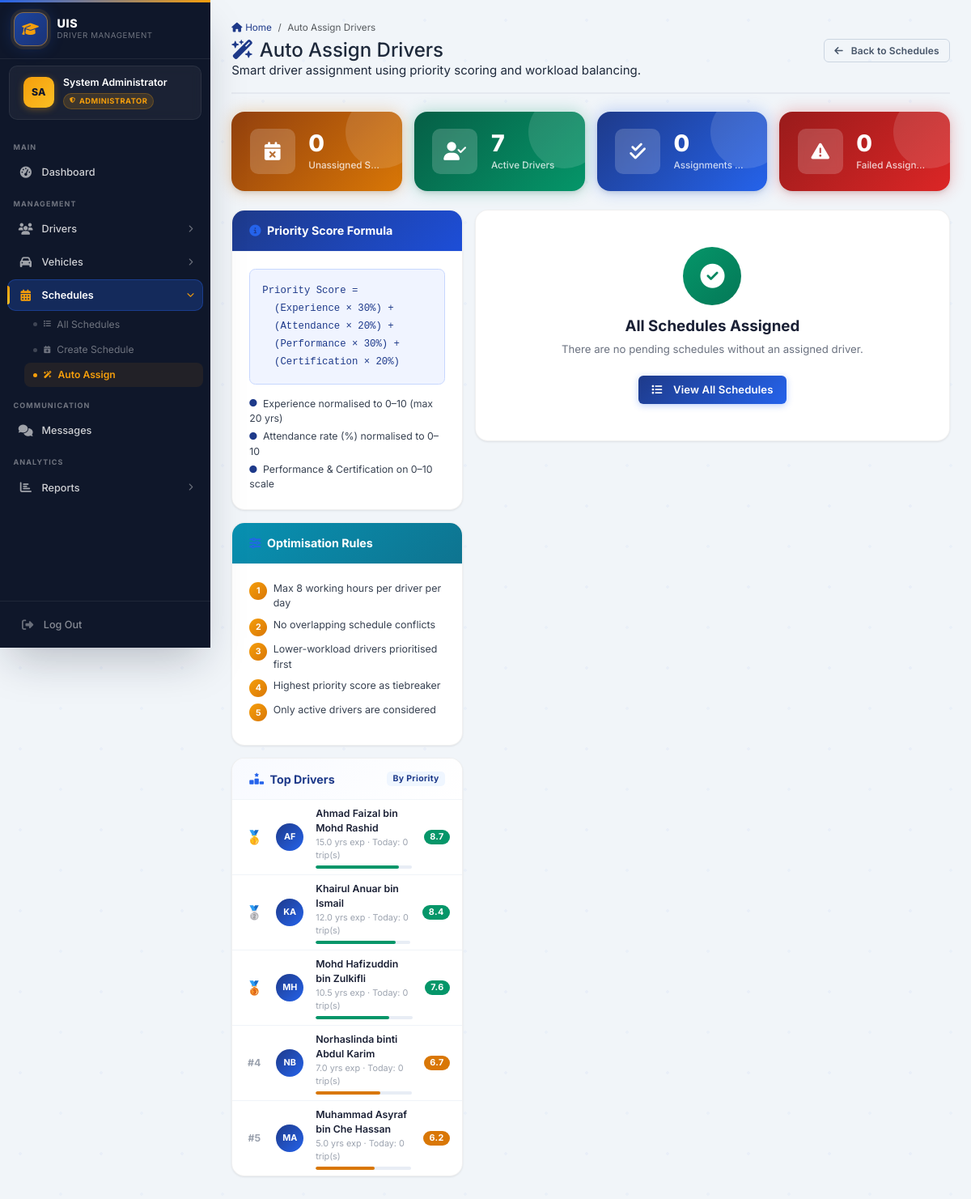
Page /admin/auto_assign.php (signed in) on the committed database.
### tables this page shows
CREATE TABLE drivers (
    driver_id           INT             NOT NULL AUTO_INCREMENT,
    employee_id         VARCHAR(20)     NOT NULL,
    name                VARCHAR(100)    NOT NULL,
    phone               VARCHAR(20)     NULL DEFAULT NULL,
    email               VARCHAR(100)    NULL DEFAULT NULL,
    address             TEXT            NULL DEFAULT NULL,
    experience_years    DECIMAL(4,1)    NOT NULL DEFAULT 0,
    attendance_rate     DECIMAL(5,2)    NOT NULL DEFAULT 100.00 COMMENT '0-100 percentage',
    performance_score   DECIMAL(5,2)    NOT NULL DEFAULT 5.00  COMMENT '0-10 scale',
    certification_score DECIMAL(5,2)    NOT NULL DEFAULT 5.00  COMMENT '0-10 scale',
    license_number      VARCHAR(50)     NULL DEFAULT NULL,
    license_class       VARCHAR(10)     NULL DEFAULT NULL,
    license_expiry      DATE            NULL DEFAULT NULL,
    status              ENUM('active','inactive','on_leave') NOT NULL DEFAULT 'active',
    created_at          TIMESTAMP       NOT NULL DEFAULT CURRENT_TIMESTAMP,
    updated_at          TIMESTAMP       NOT NULL DEFAULT CURRENT_TIMESTAMP ON UPDATE CURRENT_TIMESTAMP,
    PRIMARY KEY (driver_id),
    UNIQUE KEY uq_drivers_employee_id (employee_id)
);

### config/database.php (called while the page is built, shortened)
<?php
function calculatePriorityScore(
    float $experience,
    float $attendance,
    float $performance,
    float $certification
): float {
    $exp_score = min(($experience / 20.0) * 10.0, 10.0);
    $att_score = ($attendance / 100.0) * 10.0;
    $perf_score = $performance;
    $cert_score = $certification;
    $priority = ($exp_score  * 0.30)
              + ($att_score  * 0.20)
              + ($perf_score * 0.30)
              + ($cert_score * 0.20);
    return round($priority, 2);
}

### admin/auto_assign.php (the view, shortened to what this page needs)
<?php
require_once '../config/database.php';
$assignments   = [];
$errors        = [];
$unassigned_count = (int)$conn->query(
    "SELECT COUNT(*) AS cnt FROM schedules WHERE driver_id IS NULL AND status='pending'"
)->fetch_assoc()['cnt'];
$active_drivers_count = (int)$conn->query(
    "SELECT COUNT(*) AS cnt FROM drivers WHERE status='active'"
)->fetch_assoc()['cnt'];
$assignments_made  = count(array_filter($assignments, fn($a) => $a['status'] === 'assigned'));
$failed_count      = count($errors);
$drivers_result = $conn->query(
    "SELECT *, (SELECT COUNT(*) FROM schedules
                WHERE driver_id = d.driver_id
                  AND status NOT IN ('cancelled')
                  AND trip_date = CURDATE()) AS today_trips
     FROM drivers d WHERE status = 'active' ORDER BY name"
);
$all_drivers = [];
while ($row = $drivers_result->fetch_assoc()) {
    $row['priority_score'] = calculatePriorityScore(
        $row['experience_years'], $row['attendance_rate'],
        $row['performance_score'], $row['certification_score']
    );
    $all_drivers[] = $row;
}
usort($all_drivers, fn($a, $b) => $b['priority_score'] <=> $a['priority_score']);
require_once '../includes/header.php';
require_once '../includes/sidebar.php';
?>
<main class="main-content">
    <div class="d-none d-lg-flex align-items-center justify-content-between mb-4 pb-3"
         style="border-bottom: 2px solid #e5e9f0;">
        <div>
            <nav aria-label="breadcrumb">
                <ol class="breadcrumb mb-1" style="font-size:0.78rem;">
                    <li class="breadcrumb-item">
                        <a href="<?php echo SITE_URL; ?>/admin/dashboard.php"
                           class="text-decoration-none" style="color:var(--uis-primary);">
                            <i class="fas fa-home me-1"></i>Home
                        </a>
                    </li>
                    <li class="breadcrumb-item active" aria-current="page">Auto Assign Drivers</li>
                </ol>
            </nav>
            <h1 class="page-title mb-0" style="font-size:1.6rem;">
                <i class="fas fa-wand-magic-sparkles me-2" style="color:var(--uis-primary);"></i>Auto Assign Drivers
            </h1>
            <p class="page-subtitle mb-0">Smart driver assignment using priority scoring and workload balancing.</p>
        </div>
        <a href="<?php echo SITE_URL; ?>/admin/schedules.php" class="btn btn-outline-secondary btn-sm">
            <i class="fas fa-arrow-left me-1"></i>Back to Schedules
        </a>
    </div>
    <div class="row g-3 mb-4">
        <div class="col-6 col-xl-3">
            <div class="stat-card stat-amber">
                <div class="stat-card-icon"><i class="fas fa-calendar-xmark" style="font-size:1.5rem;"></i></div>
                <div class="stat-card-body">
                    <div class="stat-card-value"><?php echo $unassigned_count; ?></div>
                    <div class="stat-card-label">Unassigned Schedules</div>
                </div>
            </div>
        </div>
        <div class="col-6 col-xl-3">
            <div class="stat-card stat-green">
                <div class="stat-card-icon"><i class="fas fa-user-check" style="font-size:1.5rem;"></i></div>
                <div class="stat-card-body">
                    <div class="stat-card-value"><?php echo $active_drivers_count; ?></div>
                    <div class="stat-card-label">Active Drivers</div>
                </div>
            </div>
        </div>
        <div class="col-6 col-xl-3">
            <div class="stat-card stat-blue">
                <div class="stat-card-icon"><i class="fas fa-check-double" style="font-size:1.5rem;"></i></div>
                <div class="stat-card-body">
                    <div class="stat-card-value"><?php echo $assignments_made; ?></div>
                    <div class="stat-card-label">Assignments Made</div>
                </div>
            </div>
        </div>
        <div class="col-6 col-xl-3">
            <div class="stat-card stat-red">
                <div class="stat-card-icon"><i class="fas fa-triangle-exclamation" style="font-size:1.5rem;"></i></div>
                <div class="stat-card-body">
                    <div class="stat-card-value"><?php echo $failed_count; ?></div>
                    <div class="stat-card-label">Failed Assignments</div>
                </div>
            </div>
        </div>
    </div>
    <div class="row g-3">
        <div class="col-12 col-lg-4">
            <div class="content-card mb-3">
                <div class="content-card-header" style="background:linear-gradient(135deg,var(--uis-primary),#1d4ed8);">
                    <h5 class="content-card-title" style="color:#fff;">
                        <i class="fas fa-info-circle"></i> Priority Score Formula
                    </h5>
                </div>
                <div class="content-card-body">
                    <div class="rounded-3 p-3 mb-3" style="background:#f0f4ff;border:1px solid #c7d7fe;font-family:monospace;font-size:0.82rem;color:#1e3a8a;line-height:1.8;">
                        Priority Score =<br>
                        &nbsp;&nbsp;(Experience &times; 30%) +<br>
                        &nbsp;&nbsp;(Attendance &times; 20%) +<br>
                        &nbsp;&nbsp;(Performance &times; 30%) +<br>
                        &nbsp;&nbsp;(Certification &times; 20%)
                    </div>
                    <ul class="list-unstyled mb-0" style="font-size:0.82rem;color:#374151;">
                        <li class="mb-1"><i class="fas fa-circle fa-xs me-2" style="color:var(--uis-primary);"></i>Experience normalised to 0–10 (max 20 yrs)</li>
                        <li class="mb-1"><i class="fas fa-circle fa-xs me-2" style="color:var(--uis-primary);"></i>Attendance rate (%) normalised to 0–10</li>
                        <li><i class="fas fa-circle fa-xs me-2" style="color:var(--uis-primary);"></i>Performance &amp; Certification on 0–10 scale</li>
                    </ul>
                </div>
            </div>
            <div class="content-card mb-3">
                <div class="content-card-header" style="background:linear-gradient(135deg,#0891b2,#0e7490);">
                    <h5 class="content-card-title" style="color:#fff;">
                        <i class="fas fa-sliders"></i> Optimisation Rules
                    </h5>
                </div>
                <div class="content-card-body">
                    <ul class="list-unstyled mb-0" style="font-size:0.83rem;color:#374151;">
                        <?php
                        $rules = [
                            'Max 8 working hours per driver per day',
                            'No overlapping schedule conflicts',
                            'Lower-workload drivers prioritised first',
                            'Highest priority score as tiebreaker',
                            'Only active drivers are considered',
                        ];
                        foreach ($rules as $i => $rule):
                        ?>
                        <li class="d-flex align-items-start gap-2 mb-2">
                            <span class="d-flex align-items-center justify-content-center flex-shrink-0 rounded-circle fw-bold"
                                  style="width:22px;height:22px;background:linear-gradient(135deg,#f59e0b,#d97706);color:#fff;font-size:0.7rem;margin-top:1px;">
                                <?php echo $i + 1; ?>
                            </span>
                            <?php echo htmlspecialchars($rule); ?>
                        </li>
                        <?php endforeach; ?>
                    </ul>
                </div>
            </div>
            <div class="content-card">
                <div class="content-card-header">
                    <h5 class="content-card-title">
                        <i class="fas fa-ranking-star"></i> Top Drivers
                    </h5>
                    <span class="badge" style="background:var(--uis-light);color:var(--uis-primary);font-size:0.7rem;">By Priority</span>
                </div>
                <div class="content-card-body p-0">
                    <?php if (empty($all_drivers)): ?>
                    <div class="text-center py-4" style="color:#9ca3af;font-size:0.84rem;">
                        <i class="fas fa-user-slash fa-lg mb-2 d-block"></i>No active drivers
                    </div>
                    <?php else: ?>
                    <?php $medals = ['🥇','🥈','🥉']; ?>
                    <?php foreach (array_slice($all_drivers, 0, 5) as $i => $drv): ?>
                    <?php
                        $sc = (float)$drv['priority_score'];
                        $bar_pct = min(($sc / 10) * 100, 100);
                        $bar_color = $sc >= 7 ? '#059669' : ($sc >= 5 ? '#d97706' : '#dc2626');
                        $parts = array_filter(explode(' ', trim($drv['name'])));
                        $di = '';
                        foreach (array_slice($parts, 0, 2) as $p) { $di .= strtoupper($p[0]); }
                    ?>
                    <div class="d-flex align-items-center gap-3 px-3 py-2<?php echo $i < 4 ? ' border-bottom' : ''; ?>"
                         style="border-color:#f0f4f8!important;">
                        <div class="text-center flex-shrink-0" style="width:24px;font-size:<?php echo $i < 3 ? '1.1rem' : '0.82rem'; ?>;color:#9ca3af;font-weight:700;">
                            <?php echo $i < 3 ? $medals[$i] : '#' . ($i + 1); ?>
                        </div>
                        <div class="rounded-circle d-flex align-items-center justify-content-center flex-shrink-0"
                             style="width:34px;height:34px;background:linear-gradient(135deg,var(--uis-primary),var(--uis-secondary));color:#fff;font-size:0.72rem;font-weight:700;">
                            <?php echo htmlspecialchars($di ?: 'D'); ?>
                        </div>
                        <div class="flex-grow-1">
                            <div style="font-size:0.82rem;font-weight:600;color:#1a2035;">
                                <?php echo htmlspecialchars($drv['name']); ?>
                            </div>
                            <div style="font-size:0.72rem;color:#9ca3af;">
                                <?php echo $drv['experience_years']; ?> yrs exp
                                · Today: <?php echo (int)$drv['today_trips']; ?> trip(s)
                            </div>
                            <div class="progress mt-1" style="height:4px;border-radius:99px;background:#e8edf5;">
                                <div class="progress-bar" style="width:<?php echo number_format($bar_pct, 1); ?>%;background:<?php echo $bar_color; ?>;border-radius:99px;"></div>
                            </div>
                        </div>
                        <span class="badge rounded-pill flex-shrink-0"
                              style="background:<?php echo $bar_color; ?>;font-size:0.72rem;">
                            <?php echo number_format($sc, 1); ?>
                        </span>
                    </div>
                    <?php endforeach; ?>
                    <?php endif; ?>
                </div>
            </div>
        </div>
        <div class="col-12 col-lg-8">
            <?php if ($unassigned_count === 0 && empty($assignments)): ?>
            <div class="content-card">
                <div class="content-card-body text-center py-5">
                    <div class="rounded-circle d-inline-flex align-items-center justify-content-center mb-3"
                         style="width:72px;height:72px;background:linear-gradient(135deg,#059669,#047857);">
                        <i class="fas fa-circle-check fa-2x" style="color:#fff;"></i>
                    </div>
                    <h5 style="font-weight:700;color:#1a2035;" class="mb-2">All Schedules Assigned</h5>
                    <p style="color:#6b7280;font-size:0.88rem;" class="mb-4">
                        There are no pending schedules without an assigned driver.
                    </p>
                    <a href="<?php echo SITE_URL; ?>/admin/schedules.php"
                       class="btn btn-uis-primary">
                        <i class="fas fa-list me-2"></i>View All Schedules
                    </a>
                </div>
            </div>
            <?php endif; ?>
        </div>
    </div>
</main>
<?php require_once '../includes/footer.php'; ?>

### rows in the picture
drivers: i "🥇", di "AF", name "Ahmad Faizal bin Mohd Rashid", experience_years "15.0", today_trips "0", $bar_pct 87.2 (drawn), sc "8.7"
drivers: i "🥈", di "KA", name "Khairul Anuar bin Ismail", experience_years "12.0", today_trips "0", $bar_pct 84.1 (drawn), sc "8.4"
drivers: i "🥉", di "MH", name "Mohd Hafizuddin bin Zulkifli", experience_years "10.5", today_trips "0", $bar_pct 76.1 (drawn), sc "7.6"
drivers: di "NB", name "Norhaslinda binti Abdul Karim", experience_years "7.0", today_trips "0", $bar_pct 67.2 (drawn), sc "6.7"
drivers: di "MA", name "Muhammad Asyraf bin Che Hassan", experience_years "5.0", today_trips "0", $bar_pct 61.5 (drawn), sc "6.2"

### other values in the picture
$initials "SA"
$full_name "System Administrator"
$role_label "ADMINISTRATOR"
$unassigned_count "0"
$active_drivers_count "7"
$assignments_made "0"
$failed_count "0"
$rule "Max 8 working hours per driver per day"
$rule "No overlapping schedule conflicts"
$rule "Lower-workload drivers prioritised first"
$rule "Highest priority score as tiebreaker"
$rule "Only active drivers are considered"
